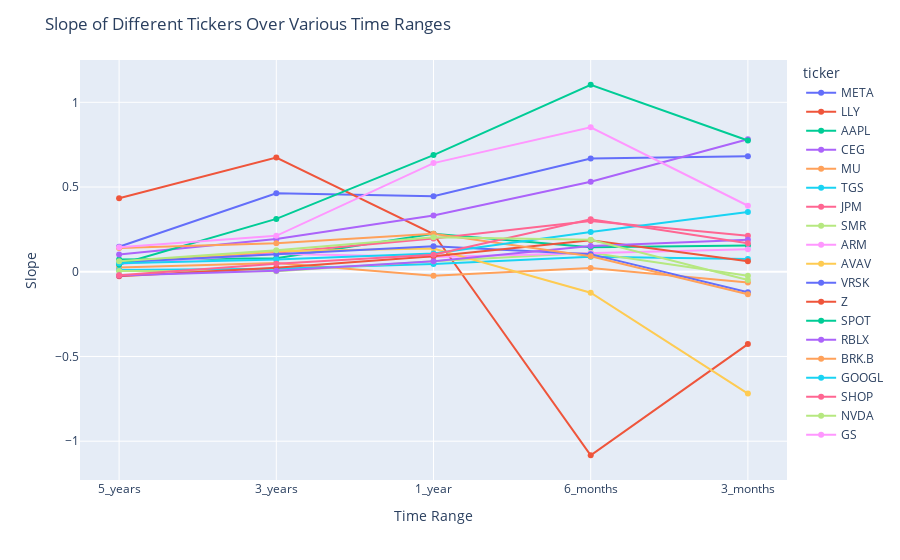

Notebook code cell kept with this figure:
### Code cell
import plotly.express as px

# Sort the time ranges
time_ranges_order = ['3_months', '6_months', '1_year', '3_years', '5_years']
aggregated_results['time_range'] = pd.Categorical(aggregated_results['time_range'], categories=time_ranges_order, ordered=True)
sorted_results = aggregated_results.sort_values('time_range', ascending=False)

# Create the plot
fig = px.line(sorted_results, x='time_range', y='slope', color='ticker', markers=True)

fig.update_layout(
    title="Slope of Different Tickers Over Various Time Ranges",
    xaxis_title="Time Range",
    yaxis_title="Slope"
)

fig.show()

### Figure 1 — Plotly figure (JSON) as saved in the notebook; plotly's stock layout.template omitted (floating-point values rounded to 4 significant figures)
{"data": [{"hovertemplate": "ticker=META<br>time_range=%{x}<br>slope=%{y}<extra></extra>", "legendgroup": "META", "line": {"color": "#636efa", "dash": "solid"}, "marker": {"symbol": "circle"}, "mode": "lines+markers", "name": "META", "orientation": "v", "showlegend": true, "type": "scatter", "x": ["5_years", "3_years", "1_year", "6_months", "3_months"], "xaxis": "x", "y": [0.1476, 0.4627, 0.4453, 0.6682, 0.6809], "yaxis": "y"}, {"hovertemplate": "ticker=LLY<br>time_range=%{x}<br>slope=%{y}<extra></extra>", "legendgroup": "LLY", "line": {"color": "#EF553B", "dash": "solid"}, "marker": {"symbol": "circle"}, "mode": "lines+markers", "name": "LLY", "orientation": "v", "showlegend": true, "type": "scatter", "x": ["5_years", "3_years", "1_year", "6_months", "3_months"], "xaxis": "x", "y": [0.4337, 0.674, 0.2226, -1.083, -0.4269], "yaxis": "y"}, {"hovertemplate": "ticker=AAPL<br>time_range=%{x}<br>slope=%{y}<extra></extra>", "legendgroup": "AAPL", "line": {"color": "#00cc96", "dash": "solid"}, "marker": {"symbol": "circle"}, "mode": "lines+markers", "name": "AAPL", "orientation": "v", "showlegend": true, "type": "scatter", "x": ["5_years", "3_years", "1_year", "6_months", "3_months"], "xaxis": "x", "y": [0.07167, 0.07973, 0.2238, 0.1453, 0.1545], "yaxis": "y"}, {"hovertemplate": "ticker=CEG<br>time_range=%{x}<br>slope=%{y}<extra></extra>", "legendgroup": "CEG", "line": {"color": "#ab63fa", "dash": "solid"}, "marker": {"symbol": "circle"}, "mode": "lines+markers", "name": "CEG", "orientation": "v", "showlegend": true, "type": "scatter", "x": ["5_years", "3_years", "1_year", "6_months", "3_months"], "xaxis": "x", "y": [0.1023, 0.1937, 0.3326, 0.531, 0.7818], "yaxis": "y"}, {"hovertemplate": "ticker=MU<br>time_range=%{x}<br>slope=%{y}<extra></extra>", "legendgroup": "MU", "line": {"color": "#FFA15A", "dash": "solid"}, "marker": {"symbol": "circle"}, "mode": "lines+markers", "name": "MU", "orientation": "v", "showlegend": true, "type": "scatter", "x": ["5_years", "3_years", "1_year", "6_months", "3_months"], "xaxis": "x", "y": [0.02464, 0.05094, -0.02402, 0.0215, -0.06354], "yaxis": "y"}, {"hovertemplate": "ticker=TGS<br>time_range=%{x}<br>slope=%{y}<extra></extra>", "legendgroup": "TGS", "line": {"color": "#19d3f3", "dash": "solid"}, "marker": {"symbol": "circle"}, "mode": "lines+markers", "name": "TGS", "orientation": "v", "showlegend": true, "type": "scatter", "x": ["5_years", "3_years", "1_year", "6_months", "3_months"], "xaxis": "x", "y": [0.01027, 0.01819, 0.0452, 0.0878, 0.07489], "yaxis": "y"}, {"hovertemplate": "ticker=JPM<br>time_range=%{x}<br>slope=%{y}<extra></extra>", "legendgroup": "JPM", "line": {"color": "#FF6692", "dash": "solid"}, "marker": {"symbol": "circle"}, "mode": "lines+markers", "name": "JPM", "orientation": "v", "showlegend": true, "type": "scatter", "x": ["5_years", "3_years", "1_year", "6_months", "3_months"], "xaxis": "x", "y": [0.05472, 0.1117, 0.1958, 0.2991, 0.212], "yaxis": "y"}, {"hovertemplate": "ticker=SMR<br>time_range=%{x}<br>slope=%{y}<extra></extra>", "legendgroup": "SMR", "line": {"color": "#B6E880", "dash": "solid"}, "marker": {"symbol": "circle"}, "mode": "lines+markers", "name": "SMR", "orientation": "v", "showlegend": true, "type": "scatter", "x": ["5_years", "3_years", "1_year", "6_months", "3_months"], "xaxis": "x", "y": [0.005007, 0.002248, 0.06147, 0.1121, -0.02393], "yaxis": "y"}, {"hovertemplate": "ticker=ARM<br>time_range=%{x}<br>slope=%{y}<extra></extra>", "legendgroup": "ARM", "line": {"color": "#FF97FF", "dash": "solid"}, "marker": {"symbol": "circle"}, "mode": "lines+markers", "name": "ARM", "orientation": "v", "showlegend": true, "type": "scatter", "x": ["5_years", "3_years", "1_year", "6_months", "3_months"], "xaxis": "x", "y": [0.04564, 0.1064, 0.08643, 0.1096, 0.1332], "yaxis": "y"}, {"hovertemplate": "ticker=AVAV<br>time_range=%{x}<br>slope=%{y}<extra></extra>", "legendgroup": "AVAV", "line": {"color": "#FECB52", "dash": "solid"}, "marker": {"symbol": "circle"}, "mode": "lines+markers", "name": "AVAV", "orientation": "v", "showlegend": true, "type": "scatter", "x": ["5_years", "3_years", "1_year", "6_months", "3_months"], "xaxis": "x", "y": [0.05795, 0.1212, 0.1367, -0.1236, -0.719], "yaxis": "y"}, {"hovertemplate": "ticker=VRSK<br>time_range=%{x}<br>slope=%{y}<extra></extra>", "legendgroup": "VRSK", "line": {"color": "#636efa", "dash": "solid"}, "marker": {"symbol": "circle"}, "mode": "lines+markers", "name": "VRSK", "orientation": "v", "showlegend": true, "type": "scatter", "x": ["5_years", "3_years", "1_year", "6_months", "3_months"], "xaxis": "x", "y": [0.05644, 0.1037, 0.1506, 0.1039, -0.1205], "yaxis": "y"}, {"hovertemplate": "ticker=Z<br>time_range=%{x}<br>slope=%{y}<extra></extra>", "legendgroup": "Z", "line": {"color": "#EF553B", "dash": "solid"}, "marker": {"symbol": "circle"}, "mode": "lines+markers", "name": "Z", "orientation": "v", "showlegend": true, "type": "scatter", "x": ["5_years", "3_years", "1_year", "6_months", "3_months"], "xaxis": "x", "y": [-0.02594, 0.02384, 0.09092, 0.1857, 0.06184], "yaxis": "y"}, {"hovertemplate": "ticker=SPOT<br>time_range=%{x}<br>slope=%{y}<extra></extra>", "legendgroup": "SPOT", "line": {"color": "#00cc96", "dash": "solid"}, "marker": {"symbol": "circle"}, "mode": "lines+markers", "name": "SPOT", "orientation": "v", "showlegend": true, "type": "scatter", "x": ["5_years", "3_years", "1_year", "6_months", "3_months"], "xaxis": "x", "y": [0.04294, 0.312, 0.6886, 1.104, 0.7744], "yaxis": "y"}, {"hovertemplate": "ticker=RBLX<br>time_range=%{x}<br>slope=%{y}<extra></extra>", "legendgroup": "RBLX", "line": {"color": "#ab63fa", "dash": "solid"}, "marker": {"symbol": "circle"}, "mode": "lines+markers", "name": "RBLX", "orientation": "v", "showlegend": true, "type": "scatter", "x": ["5_years", "3_years", "1_year", "6_months", "3_months"], "xaxis": "x", "y": [-0.02227, 0.005449, 0.06232, 0.1527, 0.1887], "yaxis": "y"}, {"hovertemplate": "ticker=BRK.B<br>time_range=%{x}<br>slope=%{y}<extra></extra>", "legendgroup": "BRK.B", "line": {"color": "#FFA15A", "dash": "solid"}, "marker": {"symbol": "circle"}, "mode": "lines+markers", "name": "BRK.B", "orientation": "v", "showlegend": true, "type": "scatter", "x": ["5_years", "3_years", "1_year", "6_months", "3_months"], "xaxis": "x", "y": [0.1404, 0.1685, 0.2238, 0.09133, -0.1327], "yaxis": "y"}, {"hovertemplate": "ticker=GOOGL<br>time_range=%{x}<br>slope=%{y}<extra></extra>", "legendgroup": "GOOGL", "line": {"color": "#19d3f3", "dash": "solid"}, "marker": {"symbol": "circle"}, "mode": "lines+markers", "name": "GOOGL", "orientation": "v", "showlegend": true, "type": "scatter", "x": ["5_years", "3_years", "1_year", "6_months", "3_months"], "xaxis": "x", "y": [0.04958, 0.07181, 0.108, 0.2343, 0.3526], "yaxis": "y"}, {"hovertemplate": "ticker=SHOP<br>time_range=%{x}<br>slope=%{y}<extra></extra>", "legendgroup": "SHOP", "line": {"color": "#FF6692", "dash": "solid"}, "marker": {"symbol": "circle"}, "mode": "lines+markers", "name": "SHOP", "orientation": "v", "showlegend": true, "type": "scatter", "x": ["5_years", "3_years", "1_year", "6_months", "3_months"], "xaxis": "x", "y": [-0.0204, 0.0473, 0.1001, 0.31, 0.1683], "yaxis": "y"}, {"hovertemplate": "ticker=NVDA<br>time_range=%{x}<br>slope=%{y}<extra></extra>", "legendgroup": "NVDA", "line": {"color": "#B6E880", "dash": "solid"}, "marker": {"symbol": "circle"}, "mode": "lines+markers", "name": "NVDA", "orientation": "v", "showlegend": true, "type": "scatter", "x": ["5_years", "3_years", "1_year", "6_months", "3_months"], "xaxis": "x", "y": [0.06195, 0.1267, 0.2042, 0.1882, -0.04893], "yaxis": "y"}, {"hovertemplate": "ticker=GS<br>time_range=%{x}<br>slope=%{y}<extra></extra>", "legendgroup": "GS", "line": {"color": "#FF97FF", "dash": "solid"}, "marker": {"symbol": "circle"}, "mode": "lines+markers", "name": "GS", "orientation": "v", "showlegend": true, "type": "scatter", "x": ["5_years", "3_years", "1_year", "6_months", "3_months"], "xaxis": "x", "y": [0.145, 0.2119, 0.6413, 0.8523, 0.3895], "yaxis": "y"}], "layout": {"legend": {"title": {"text": "ticker"}, "tracegroupgap": 0}, "margin": {"t": 60}, "title": {"text": "Slope of Different Tickers Over Various Time Ranges"}, "xaxis": {"anchor": "y", "domain": [0, 1], "title": {"text": "Time Range"}}, "yaxis": {"anchor": "x", "domain": [0, 1], "title": {"text": "Slope"}}}}
